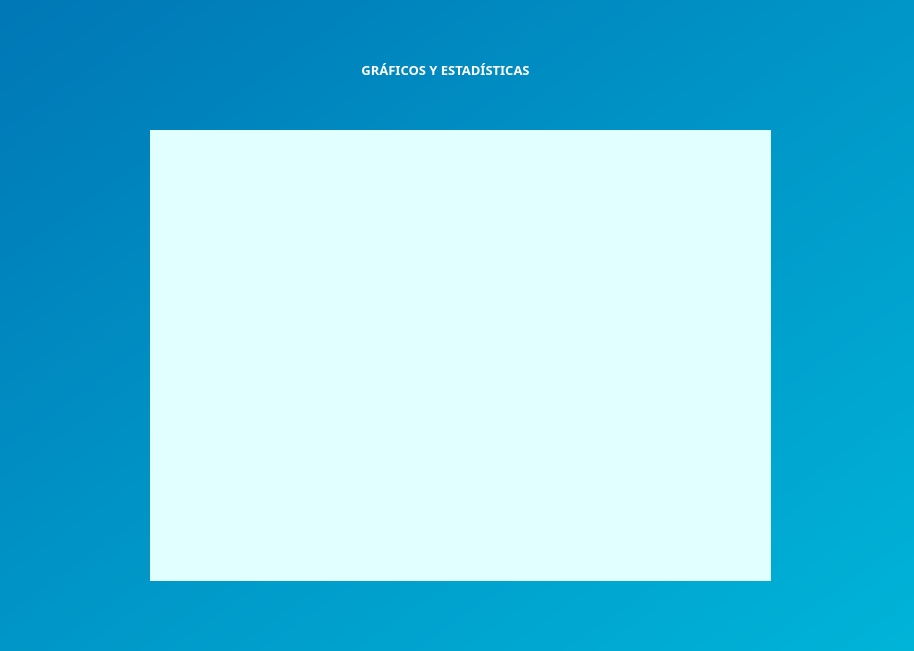
<?xml version="1.0" encoding="UTF-8"?>
<ui version="4.0">
 <class>Form</class>
 <widget class="QWidget" name="Form">
  <property name="geometry">
   <rect>
    <x>0</x>
    <y>0</y>
    <width>914</width>
    <height>651</height>
   </rect>
  </property>
  <property name="windowTitle">
   <string>Form</string>
  </property>
  <property name="styleSheet">
   <string notr="true">QWidget {
    background: qlineargradient(x1:0, y1:0, x2:1, y2:1, stop:0 #0077b6, stop:0.5 #0096c7, stop:1 #00b4d8);
}

QLabel {
    background-color: transparent;  /* Fondo transparente para QLabel */
    color: white;  /* Color del texto del QLabel */
    font-size: 16px;  /* Tamaño de fuente del QLabel */
}

QLineEdit {
    background-color: white;  /* Fondo sólido blanco para QLineEdit */
    border: 2px solid #00b4d8;
    border-radius: 10px;
    padding: 10px;
    font-size: 16px;
    color: black;
}

QLineEdit:focus {
    border: 2px solid #0077b6; /* Color del borde al enfocar */
    outline: none;
}


QPushButton {
    border: none; /* Quitar el borde */
    background-color: transparent; /* Fondo transparente */
    border-radius: 10px;
}
</string>
  </property>
  <widget class="QLabel" name="label">
   <property name="geometry">
    <rect>
     <x>280</x>
     <y>40</y>
     <width>331</width>
     <height>61</height>
    </rect>
   </property>
   <property name="font">
    <font>
     <family>Montserrat</family>
     <pointsize>-1</pointsize>
     <weight>75</weight>
     <bold>true</bold>
    </font>
   </property>
   <property name="text">
    <string>&lt;html&gt;&lt;head/&gt;&lt;body&gt;&lt;p align=&quot;center&quot;&gt;&lt;span style=&quot; font-size:10pt;&quot;&gt;GRÁFICOS Y ESTADÍSTICAS&lt;/span&gt;&lt;/p&gt;&lt;/body&gt;&lt;/html&gt;</string>
   </property>
  </widget>
  <widget class="QWidget" name="widget" native="true">
   <property name="geometry">
    <rect>
     <x>150</x>
     <y>130</y>
     <width>621</width>
     <height>451</height>
    </rect>
   </property>
   <property name="styleSheet">
    <string notr="true">QWidget {
    background-color: rgb(225, 255, 255);
}
</string>
   </property>
   <widget class="QLabel" name="label_2">
    <property name="geometry">
     <rect>
      <x>50</x>
      <y>30</y>
      <width>501</width>
      <height>391</height>
     </rect>
    </property>
    <property name="text">
     <string/>
    </property>
   </widget>
  </widget>
  <widget class="QPushButton" name="pushButton">
   <property name="geometry">
    <rect>
     <x>790</x>
     <y>590</y>
     <width>111</width>
     <height>31</height>
    </rect>
   </property>
   <property name="text">
    <string/>
   </property>
   <property name="icon">
    <iconset resource="recursos_interfazgraficos.qrc">
     <normaloff>:/prefijoNuevo/salir2.png</normaloff>:/prefijoNuevo/salir2.png</iconset>
   </property>
  </widget>
 </widget>
 <resources>
  <include location="recursos_interfazgraficos.qrc"/>
 </resources>
 <connections>
  <connection>
   <sender>pushButton</sender>
   <signal>clicked()</signal>
   <receiver>Form</receiver>
   <slot>close()</slot>
   <hints>
    <hint type="sourcelabel">
     <x>861</x>
     <y>606</y>
    </hint>
    <hint type="destinationlabel">
     <x>855</x>
     <y>696</y>
    </hint>
   </hints>
  </connection>
 </connections>
</ui>
